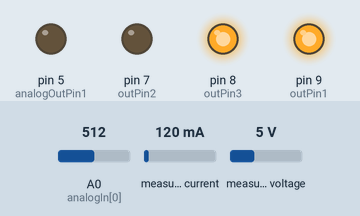
This program was run on a simulated Arduino Uno, built for the host (arithmetic inside an expression is 32-bit, double 64-bit). Parts: output pins drawn as LEDs (lit = HIGH). Wiring (inferred from the names in the program): INA219 current sensor at I2C address 0x40; INA219 current sensor at I2C address 0x41. The test bench sets the inputs (shaded band); at power-on: A0 (analogIn[0]) = 512, measured current 120 mA, measured voltage 5 V. EEPROM starts erased; what the program prints to the serial monitor is not drawn.

Above: at 32.45 s.
At 35.65 s:
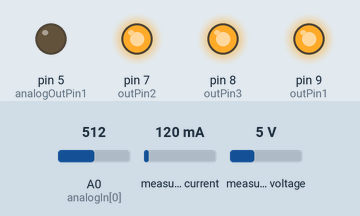
At 38.85 s:
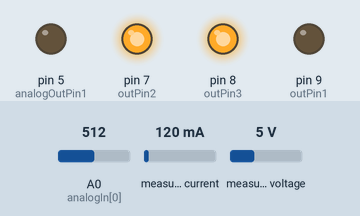
Timing chart, 0 to 39.8 s (numbered marks = the images above):
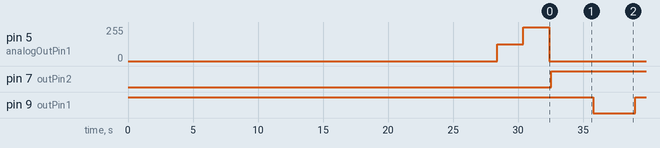

Measured:
- by itself, pin 7 (outPin2): LOW → HIGH at 32.5 s
- by itself, pin 9 (outPin1): alternates HIGH for 3.2 s and LOW for 3.2 s

The program:

main.cpp
```cpp
/*****************************************************************
* Tracks capacity, voltage and current from 2 100Ahr LiFePO4
* batteries connected in parallel to form a power bank.
* Also switches a charge input to control max. charge / max. voltage.
*
* Using two INA226 chips and two external shunts the current flow into
* and out of each battery can be monitorred. Tracking the charge and
* discharge into each battery is more accurate and can alert to battery
* mismatch.
*
* Work in progress of changing to use  INA226_M class based on
* a modified library for the  INA226 Current and Power
* Sensor Module originally Written by Wolfgang (Wolle) Ewald
*
*
*
******************************************************************/

#include <Arduino.h>
#include <EEPROM.h>
#include <Wire.h>
#include "battery.h"

constexpr int battery_a_address = 0x41;
constexpr int battery_b_address = 0x40;

constexpr float battery_a_volt_corr = 0.98519;
constexpr float battery_b_volt_corr = 1.00075;

//function declarations:
float getBatteryVolts();
float scale(long, float);
void averageAnalogue(int, int);
void logCharge();

//addresses for each input defined above
const int analogIn[] = {A0};

// Output pins via driver
constexpr int outPin1 = 9;  // Digital output pin that the LED is attached
constexpr int outPin2 = 7;  // Digital output pin controlling charger input Hi = off
constexpr int outPin3 = 8;
// Analogue output pins
const int analogOutPin1 = 5;  // Analog output pin - direct output

constexpr  int16_t  epromID = 2348;
constexpr float aref = 1.077;         // ref voltage for 1023 full scale conversion

//calibration voltage measurement
constexpr float voltBatteryRatio = 0.0445509;
constexpr float  milliBatteryVoltRange = aref / voltBatteryRatio * 1000.0;
constexpr uint8_t chargingeOn  = HIGH;
constexpr uint8_t chargingeOff = LOW;

constexpr int chargePin = outPin2;

unsigned long  currentMillis = 0;
unsigned long  previousMillis = 0;
unsigned long  lapsedMillis = 0;
unsigned long  previousZeroMillis = 0;
unsigned long  lapsedZeroMillis = 0;
double runHrs = 0.0;


float battery_mV = 0.0;

long sensorTotal[] = {0};
int outputValue = 0;  // value output to the PWM (analog out)

int indexIn;
int total = 200; //default number of reads to average over current readings

int out1Status = 0;
bool charging = false;


byte mask = 0;
unsigned int dataAddress = 3;
byte timeCount = 0;
float lastRunHrs = 0.0;
double lapsedHrs = 0.0;
float lastLoggedHrs = 0.0;


Battery battery_a =  Battery();
Battery battery_b =  Battery();

void setup() {
  // initialize serial communications at 9600 bps:
  Serial.begin(9600);
  for (uint16_t indexIn = 0; indexIn < sizeof(analogIn); indexIn++) {
    pinMode(analogIn[indexIn], INPUT);
  }
  pinMode(analogOutPin1, OUTPUT);
  pinMode(outPin1, OUTPUT);
  pinMode(outPin2, OUTPUT);
  pinMode(outPin3, OUTPUT);

  digitalWrite(outPin1, HIGH);   //default all pins on open collect ic low
  digitalWrite(outPin2, HIGH);
  digitalWrite(outPin3, HIGH);

  digitalWrite(chargePin, chargingeOff);
  charging = false;

  analogReference(INTERNAL);
  Wire.begin();

  if(!battery_a.setUpINA266(battery_a_address, battery_a_volt_corr)){
    Serial.println("Failed to init INA226 for battery A. Check your wiring.");
    while(1){}
  }
  if(!battery_b.setUpINA266(battery_b_address, battery_b_volt_corr)){
    Serial.println("Failed to init INA226 for battery B. Check your wiring.");
    while(1){}
  }
  Serial.println("init INA226 for battery A and B DONE");
  analogWrite(analogOutPin1, 0);

  delay(8000); //16 sec start to enures ina226 stable
  battery_a.update();
  battery_b.update();
  Serial.print("Battery voltage:");
  Serial.println(getBatteryVolts());
  delay(8000); //wait 8 sec start to enures ina226 stable
  battery_a.update();
  battery_b.update();

  float currentVolts = getBatteryVolts();

  int16_t  x;
  EEPROM.get(0, x);
  if ( x != epromID){
      Serial.print("Blanking EEPROM :");
      Serial.println(EEPROM.length());
      for (uint16_t i = 2 ; i < EEPROM.length() ; i++) {
        EEPROM.write(i, 0);
      }
      x = epromID;
      EEPROM.put(0, x);
      mask = 255;
      EEPROM[2] = mask;
      dataAddress = 3;
      timeCount = 0;

      battery_a.restoreCharge(0.0, currentVolts);  //base it on voltage
      battery_b.restoreCharge(0.0, currentVolts);
      logCharge();
  } else {
      //need to find last entry where mask changes
      byte start = EEPROM[2] & 128;
      for (uint16_t i = 6 ; i < EEPROM.length() ; i+=3) {
        if ((EEPROM[i] & 128) != start){
            //change of flag found
            dataAddress = i - 3;
            mask =  EEPROM[dataAddress] | 127;
            timeCount =  EEPROM[dataAddress++] & 127;
            runHrs = float(timeCount) * 0.1;
            lastRunHrs = runHrs;
            battery_a.restoreCharge(double(EEPROM[dataAddress++]) * 0.5, currentVolts);
            battery_b.restoreCharge(double(EEPROM[dataAddress++]) * 0.5, currentVolts);
            logCharge();
            break;
        }
      }
  }

  delay(6000);

  for (uint16_t i = 3 ; i < EEPROM.length()-3 ; i+=3) {
    Serial.print("h");
    Serial.print(i/3);
    Serial.print(":");
    Serial.print(EEPROM[i]);
    Serial.print(",");
    Serial.print(EEPROM[i+1]);
    Serial.print(",");
    Serial.println(EEPROM[i+2]);

  }
  Serial.print("Resored values: addr: ");
  Serial.print(dataAddress);
  Serial.print(" H");
  Serial.print((dataAddress-6)/3);
  Serial.print(": time: ");
  Serial.print(timeCount);
  Serial.print(" ca: ");
  Serial.print(battery_a.charge);
  Serial.print(" cb: ");
  Serial.println(battery_b.charge);

  analogWrite(analogOutPin1, 0);
  delay(2000);
  analogWrite(analogOutPin1, 127);
  delay(2000);
  analogWrite(analogOutPin1, 255);
  delay(2000);
  analogWrite(analogOutPin1, 0);

  previousMillis = millis();
  previousZeroMillis = previousMillis;
}


void loop(){

    averageAnalogue(0, 10);
    battery_mV = scale(sensorTotal[0], milliBatteryVoltRange);

    // When either battery > 13.7 volts assume full charge on both batteries

    if (getBatteryVolts() > 13.7){
      battery_a.charge = maxCapacity;
      battery_b.charge = maxCapacity;
      logCharge();
    }

    if (getBatteryVolts() >= 13.8 && charging){
       digitalWrite(chargePin, chargingeOff);
       charging = false;
    }

    if(getBatteryVolts() < 13.4 && !charging){
       digitalWrite(chargePin, chargingeOn);
       charging = true;
    }

    if (getBatteryVolts() < 12.0){
      battery_a.charge = 0.1;
      battery_b.charge = 0.1;
      logCharge();
    }

    currentMillis = millis();
    lapsedMillis = currentMillis - previousMillis;
    previousMillis = currentMillis;
    lapsedHrs = (double) lapsedMillis /3600000.0;
    runHrs += lapsedHrs;


    if ((runHrs - lastRunHrs) > 0.1){
      timeCount++;
      timeCount &= 127;
      lastRunHrs = runHrs;
    }


    battery_a.updateCharge(lapsedHrs);
    battery_b.updateCharge(lapsedHrs);

    if(battery_a.logRequired() || fabs(runHrs - lastLoggedHrs) > 4.0){
      logCharge();
    }


    if (out1Status == 0){
      digitalWrite(outPin1, HIGH);
      out1Status = 1;
      // map it to analog out:
      outputValue = (battery_a.charge/maxCapacity) * 255;

    }else{
      out1Status = 0;
      digitalWrite(outPin1, LOW);
      // map it to analog out:
      outputValue = (battery_b.charge/maxCapacity) * 255;
      // ensure capacity mismatch does not exceed 20% difference
      if (fabs(battery_a.charge-battery_b.charge)/maxCapacity > 0.2){
          battery_a.charge = (battery_a.charge+battery_b.charge)/2.0;
          battery_b.charge = battery_a.charge;
      }
    }


    // change the analog out value:
    analogWrite(analogOutPin1, outputValue);
    Serial.print(sensorTotal[0]);
    Serial.print("Millis: ");
    Serial.print(lapsedMillis);
    Serial.print(", Charge: ");
    Serial.println(outputValue);

    // print the results to the Serial Monitor:
    Serial.print("time: ");
    Serial.print(timeCount);
    Serial.print(",runHrs:");
    Serial.print(runHrs);
    Serial.print(",ChargeA: ");
    Serial.print(battery_a.charge);
    Serial.print (",ChargeB: ");
    Serial.print(battery_b.charge);
    Serial.print(",CurrentA: ");
    Serial.print(battery_a.getCurrent());
    Serial.print(",CurrentB: ");
    Serial.print(battery_b.getCurrent());
    Serial.print(",V: ");
    Serial.print(battery_mV/1000.0);
    Serial.print(",V_A: ");
    Serial.print(battery_a.getVoltage());
    Serial.print(",V_B: ");
    Serial.print(battery_b.getVoltage());
    Serial.print(",V_av: ");
    Serial.println(getBatteryVolts());
    delay(3000);
}


//functions:
float getBatteryVolts(){
  return (battery_a.getVoltage()+battery_b.getVoltage())/2;
}

float scale(long reading, float fullScale) {
  return float(reading) * fullScale / 1023.0;
}

void averageAnalogue(int indexIn, int total){
  sensorTotal[indexIn] = 0;
  for (int i = 0; i < total; i++) {
    sensorTotal[indexIn] +=  analogRead(analogIn[indexIn]);
    // wait >2 milliseconds before the next loop for the analog-to-digital
    // converter to settle after the last reading:
    delay(4);

  }
  sensorTotal[indexIn] = sensorTotal[indexIn]/total;
  delay(100);
}

void logCharge(){
  if  (battery_a.isLogRequired() || battery_b.isLogRequired()){
    if(dataAddress > EEPROM.length() - 4){
      dataAddress = 3;
      mask ^= 128;
      EEPROM[2] = mask;
    }

    Serial.print("Logdata: addr: ");
    Serial.print(dataAddress);
    Serial.print(" H");
    Serial.print((dataAddress-3)/3);

    Serial.print("log: mask:");
    Serial.print(mask);
    Serial.print(",time:");
    Serial.print(timeCount);
    Serial.print(",runHrs:");
    Serial.print(runHrs);
    Serial.print(",C1:");
    Serial.print(battery_a.charge);
    Serial.print(",C2:");
    Serial.println(battery_b.charge);

    EEPROM[dataAddress++] = (mask & 128) | timeCount;
    EEPROM[dataAddress++] = byte(battery_a.charge*2 + 0.25);
    EEPROM[dataAddress++] = byte(battery_b.charge*2 + 0.25);
    battery_a.chargeLogged();
    battery_b.chargeLogged();
    lastLoggedHrs = runHrs;
  }
}
```

battery.cpp
```cpp
#include "battery.h"

bool  Battery::setUpINA266(const int address, const float busCorrFactor){
    ina226 = INA226_M(address);
    if(!ina226.init()){
        return 0;
    }
    ina226.busVoltageCorrFactor = busCorrFactor;
    ina226.setConversionTime(INA226_CONV_TIME_4156);
    ina226.setAverage(INA226_AVERAGE_512);
    ina226.setShuntValues(shunt_v_drop, shunt_max_amps);
    return 1;
}

void Battery::restoreCharge(double new_charge, float voltage){
    int est_percent = 0;
    double est_charge = 0;

    charge = new_charge;
    lastLoggedCharge = charge;
    // When restoring correct charge based on Voltage as there may have been unmeasured discharge
    // assume measured is most accurate unless too great a difference
    if (voltage > 13.45){
        est_percent = 100;
    } else if (voltage >= 13.37){
        est_percent = 90;
    } else if (voltage >= 13.35){
        est_percent = 80;
    } else if (voltage >= 13.33){
        est_percent = 70;
    } else if (voltage >= 13.28){
        est_percent = 60;
    } else if (voltage >= 13.24){
        est_percent = 56;
    } else if (voltage >= 13.20){
        est_percent = 50;
    } else if (voltage >= 13.15){
        est_percent = 46;
    } else if (voltage >= 13.10){
        est_percent = 40;
    } else if (voltage >= 13.05){
        est_percent = 36;
    } else if (voltage >= 13.00){
        est_percent = 30;
    } else if (voltage >= 12.90){
        est_percent = 20;
    } else if (voltage >= 12.80){
        est_percent = 17;
    } else if (voltage >= 12.50){
        est_percent = 14;
    } else if (voltage >= 12.00){
        est_percent = 9;
    }
    est_charge = maxCapacity * double(est_percent)/100.0;
    Serial.print("Restored Charge: ");
    Serial.println(charge);

    Serial.print("Estimated Charge based on Votage: ");
    Serial.print(voltage);
    Serial.print(" is ");
    Serial.println(est_charge);

    int measured_percent = charge/maxCapacity * 100.0;
    if (est_percent - measured_percent > 20){
        charge = est_charge;
        Serial.println("Upading charge based higher voltage");
    } else if (measured_percent - est_percent > 35.0){
        charge = est_charge;
        Serial.println("Upading charge based lower voltage");
    }

    normaliseCharge();

}

bool Battery::isLogRequired(){
    return lastLoggedCharge != charge;

}

void Battery::chargeLogged(){
    lastLoggedCharge = charge;
}

 void Battery::updateCharge(double lapsedHrs){
    update();
    if(current > 0.1){
        charge += ((double) current * chargeEfficiency * lapsedHrs);
    } else if (current < -0.3){
        charge += ((double) current * lapsedHrs);
    } else {
        charge -= 0.03 * lapsedHrs;
    }
    normaliseCharge();
 }

 void Battery::update(){
    current = ina226.getCurrent();
    voltage = ina226.getBusVoltage();
 }


bool Battery::logRequired(){
    return fabs(charge - lastLoggedCharge) > 0.49;
}

void Battery::normaliseCharge(){
   if (charge > maxCapacity){
        charge = maxCapacity;
   }
   if (charge < 0.1){
      charge = 0.1;
   }
}

float Battery::getVoltage(){
    return voltage;
}

float Battery::getCurrent(){
    return current;
}
```

battery.h
```cpp
#ifndef BATTERY_H_
#define BATTERY_H_

#include "Arduino.h"
#include <Wire.h>
#include "ina266_m.h"

constexpr float shunt_v_drop = 0.075;        // Shunt v drop at max current
constexpr float shunt_max_amps = 100.0;      // shunt max current
constexpr double maxCapacity = 100.0;     // battery capacity in amp hours:
constexpr float chargeEfficiency = .95;  // Lipo4 charge efficiency - amount of charge actually stored


class Battery
{
    public:
        bool setUpINA266(const int address, const float busCorrFactor);
        void restoreCharge(double new_charge, float voltage);
        bool isLogRequired();
        void chargeLogged();
        void update();
        void updateCharge(double lapsedHrs);
        bool logRequired();
        void normaliseCharge();
        float getVoltage();
        float getCurrent();

        double charge;

     protected:
        INA226_M ina226;
        double lastLoggedCharge;
        float current;
        float voltage;
 };


#endif
 
```

Source omitted: ina266_m.cpp (7905 bytes), ina266_m.h (4944 bytes)
